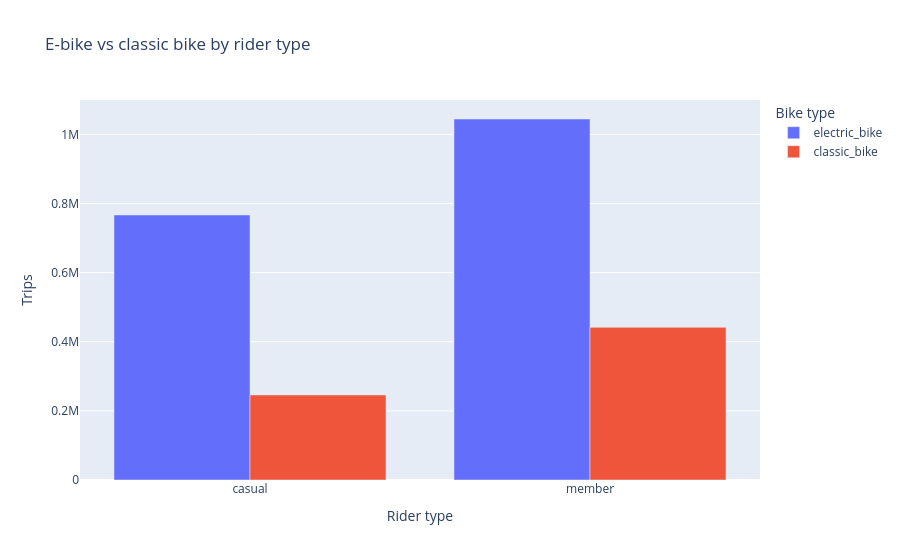

Notebook cell for this chart:
### Markdown cell above
## Q5 · E-bike adoption
E-bikes dominate: 76% of casual trips and 70% of member trips. Charging/logistics capacity should assume an e-bike-majority fleet.

### Code cell
q5 = con.execute("""
SELECT rideable_type, member_casual, COUNT(*) AS trips
FROM trips WHERE ended_at>started_at GROUP BY 1,2 ORDER BY 2,3 DESC""").fetchdf()
q5

### Figure 1 — Plotly figure (JSON) as saved in the notebook; plotly's stock layout.template omitted (floating-point values rounded to 4 significant figures)
{"data": [{"alignmentgroup": "True", "hovertemplate": "Bike type=electric_bike<br>Rider type=%{x}<br>Trips=%{y}<extra></extra>", "legendgroup": "electric_bike", "marker": {"color": "#636efa", "pattern": {"shape": ""}}, "name": "electric_bike", "offsetgroup": "electric_bike", "orientation": "v", "showlegend": true, "textposition": "auto", "type": "bar", "x": ["casual", "member"], "xaxis": "x", "y": [767038, 1044732], "yaxis": "y"}, {"alignmentgroup": "True", "hovertemplate": "Bike type=classic_bike<br>Rider type=%{x}<br>Trips=%{y}<extra></extra>", "legendgroup": "classic_bike", "marker": {"color": "#EF553B", "pattern": {"shape": ""}}, "name": "classic_bike", "offsetgroup": "classic_bike", "orientation": "v", "showlegend": true, "textposition": "auto", "type": "bar", "x": ["casual", "member"], "xaxis": "x", "y": [246180, 441764], "yaxis": "y"}], "layout": {"barmode": "group", "legend": {"title": {"text": "Bike type"}, "tracegroupgap": 0}, "title": {"text": "E-bike vs classic bike by rider type"}, "xaxis": {"anchor": "y", "domain": [0.0, 1.0], "title": {"text": "Rider type"}}, "yaxis": {"anchor": "x", "domain": [0.0, 1.0], "title": {"text": "Trips"}}}}
